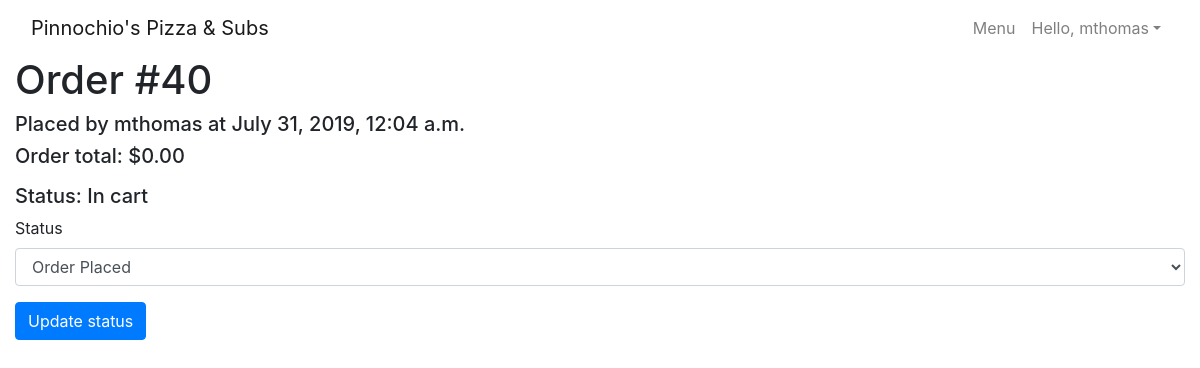
The page /orders/40 (signed in) on the database its author committed.
### orders/models.py (models this page shows)
class Order(models.Model):
    customer = models.ForeignKey(User, on_delete=models.CASCADE, related_name="customer_orders")
    cost = models.DecimalField(max_digits=6, decimal_places=2)
    items = models.ManyToManyField(CartItem, blank=True, related_name="orders")
    status = models.ForeignKey(Status, on_delete=models.CASCADE, null=True, blank=True, related_name="orders")
    creation_time = models.DateTimeField(auto_now_add=True)
    modified_time = models.DateTimeField(auto_now=True)
    def __str__(self):
        return f"Order #{self.id}"

class Status(models.Model):
    status = models.CharField(max_length=32)
    friendly_status = models.CharField(max_length=32)
    def __str__(self):
        return f"{self.friendly_status}"

### orders/views.py (the view)
# urls.py: path("orders/<int:order_id>", views.order, name="order"),
def order(request, order_id):
    try:
        order = None
        if request.user.is_staff:
            order = Order.objects.get(pk=order_id)
        elif request.user.is_authenticated:
            order = Order.objects.filter(pk=order_id, customer__pk__exact=request.user.id).first()
            if not order:
                error_message(request, "Could not find any orders by you with that ID.")
        context = {
            "order": order,
            "statuses": Status.objects.exclude(status="in_cart").all(),
        }
        return render(request, "orders/order.html", context)
    except Order.DoesNotExist:
        error_message(request, f"Order #{order_id} could not be found.")
        return HttpResponseRedirect(reverse("view_orders"))

### orders/templates/orders/order.html (shortened to what this page needs)
{% extends "orders/base.html" %}
{% block pagehead %}
  {% if order %}{{order}}{% endif %}
{% endblock %}
{% block body %}
{% if order %}
  <h5>Placed by {{order.customer}} at {{order.creation_time}}</h5>
  <h5>Order total: ${{order.cost}}</h5>
  <h5>Status: {{order.status}}</h5>
  {% if user.is_staff %}
    <form method="POST" action="{% url 'update_order_status' order.id %}">
      <div class="form-group">
        <label for="orderStatus">Status</label>
        <select class="form-control" name="orderStatus" id="orderStatus">
          {% for status in statuses %}
            <option value="{{status.status}}" {% if status == order.status %}selected{% endif %}>{{status}}</option>
          {% endfor %}
        </select>
      </div>
      <button type="submit" class="btn btn-primary">Update status</button>
    </form>
  {% endif %}
{% endif %}
{% endblock %}

### orders/templates/orders/nav.html (shortened to what this page needs)
<nav class="navbar navbar-expand-md navbar-light">
  <a class="navbar-brand" href="/">
    Pinnochio's Pizza & Subs
  </a>
  <div class="collapse navbar-collapse d-flex justify-content-md-end">
    <div class="navbar-nav">
      <a class="nav-item nav-link" href="{% url 'menu' %}">Menu</a>
      {% if user.is_authenticated %}
        <a class="nav-item nav-link dropdown dropdown-toggle" href="#" id="navbarDropdown" role="button" data-toggle="dropdown" aria-haspopup="true" aria-expanded="false">Hello, {{user}}</a>
      {% else %}
        <a class="nav-item nav-link" href="{% url 'login' %}">Login</a>
        <a class="nav-item nav-link" href="{% url 'register' %}">Create Account</a>
      {% endif %}
    </div>
  </div>
</nav>

### rows shown on the page
Order: id "Order #40", customer "mthomas", creation_time "July 31, 2019, 12:04 a.m.", cost "0.00", status "In cart"

### other values the page prints
{{ user }} "mthomas"
form field orderStatus "Order Placed"
